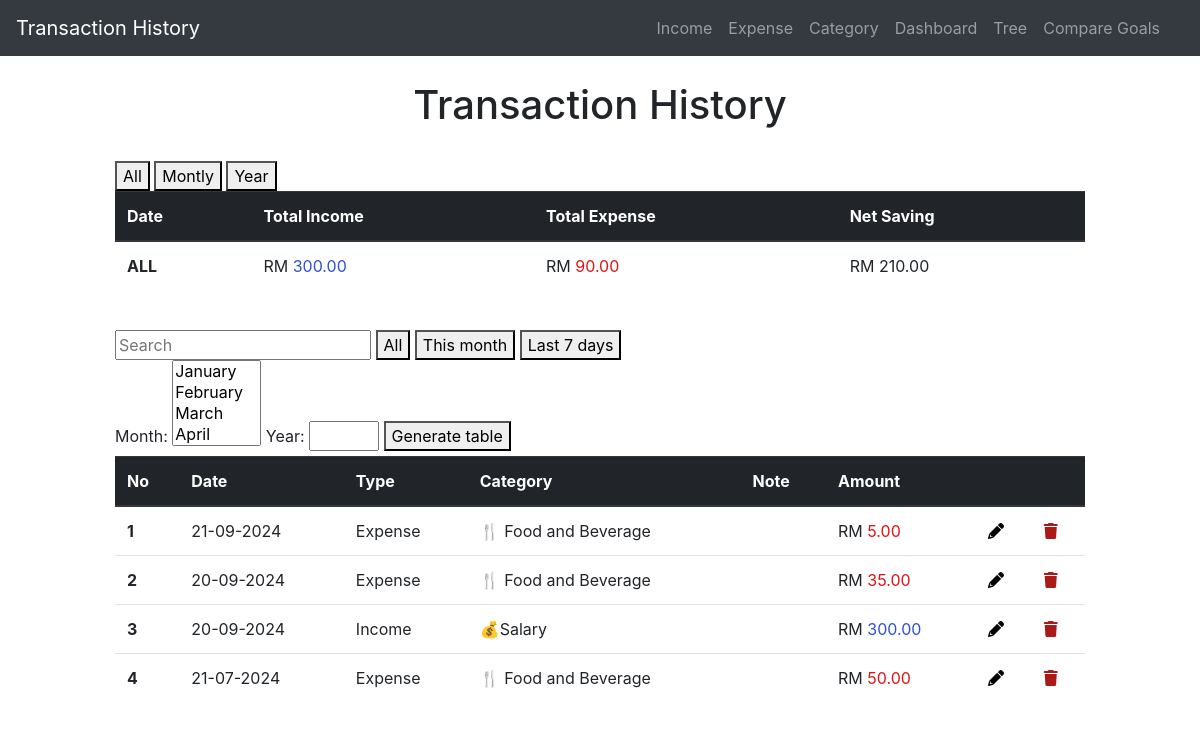
The page / on the database its author committed.
### application/models.py (models this page shows, shortened)
class add_expenses(db.Model):
    id = db.Column(db.Integer, primary_key=True)
    amount = db.Column(db.Double, nullable=False)
    category = db.Column(db.String(30),nullable=False)
    date = db.Column(db.DateTime, nullable=False)
    type = db.Column(db.String(10), nullable=False, default= 'Expense')
    nota = db.Column(db.String(15))

class add_incomes(db.Model):
    id = db.Column(db.Integer, primary_key=True)
    amount = db.Column(db.Double, nullable=False)
    category = db.Column(db.String(30),nullable=False)
    date = db.Column(db.DateTime, nullable=False)
    type = db.Column(db.String(10), nullable=False, default= 'Income')
    nota = db.Column(db.String(15))

### application/routes.py (the view)
@app.route('/', methods = ["POST", "GET"])
def index():
    expenses = add_expenses.query.order_by(add_expenses.date.desc()).all()
    incomes = add_incomes.query.order_by(add_incomes.date.desc()).all()
    entries = combine_table(expenses,incomes)
    sum_expenses = db.session.query(db.func.sum(add_expenses.amount)).all()
    sum_expense = [expense[0] if expense[0] is not None else 0 for expense in sum_expenses]
    sum_incomes = db.session.query(db.func.sum(add_incomes.amount)).all()
    sum_income = [income[0] if income[0] is not None else 0 for income in sum_incomes]
    net = [round(sum_income[0] - sum_expense[0], 2)]
    return render_template('index.html', title="Transaction history", entries=entries,  sum_expense=sum_expense, sum_income=sum_income, net=net)

### application/routes.py (called while the page is built)
def combine_table(expenses,incomes):
    entries = []
    for expense in expenses:
        entries.append({
            'id': expense.id,
            'date': expense.date,
            'type': expense.type,
            'category': expense.category,
            'amount': expense.amount,
            'nota': expense.nota
        })
    for income in incomes:
        entries.append({
            'id': income.id,
            'date': income.date,
            'type': income.type,
            'category': income.category,
            'amount': income.amount,
            'nota': income.nota
        })
    entries.sort(key=lambda x: x['date'], reverse=True)
    return entries

### application/templates/index.html (shortened to what this page needs)
{% extends 'layout.html' %}
{% block content %}
    <head>
        <link rel="stylesheet" href="https://cdnjs.cloudflare.com/ajax/libs/font-awesome/6.0.0-beta3/css/all.min.css">
    </head>
    <div class="col-sm-10 ml-auto mr-auto ">
       <center>
        <H1>Transaction History</H1>
       </center>
       <br>
       <section class="section">
            <div class="columns">
                <div class="column is-one-third is-offset-one-third">
                    <button type='button' hx-get="/net_all_table" hx-target="#net_table">All</button>
                    <button type='button' hx-get="/net_montly_table" hx-target="#net_table">Montly</button>
                    <button type='button' hx-get="/net_yearly_table" hx-target="#net_table">Year</button>
                </div>
            </div>
            <table class="table">
                <thead class="thead-dark">
                    <tr>
                        <th scope="col">Date</th>
                        <th scope="col">Total Income</th>
                        <th scope="col">Total Expense</th>
                        <th scope="col">Net Saving</th>
                    </tr>
                </thead>
                <tbody id="net_table" >
                    {% for expense in sum_expense %}
                    {% for income in sum_income %}
                    {% for net_save in net %}
                            <tr>
                                <th scope="row">ALL</th>
                                <td class="amount-field">RM <span style="color: rgb(49, 81, 207);">{{ "{:.2f}".format(income) }}</span></td>
                                <td class="amount-field">RM <span style="color: rgb(223, 20, 20);">{{ "{:.2f}".format(expense) }}</span></td>
                                <td class="amount-field">{{  'RM ' + "{:.2f}".format(net_save) }}</td>
                            </tr>
                    {% endfor %}
                    {% endfor %}
                    {% endfor %}
                </tbody>
            </table>
        </section>
        <br>
        <section class="section">
            <div class="columns">
                <div class="column is-one-third is-offset-one-third">
                    <form hx-post="/set" hx-target="#results" hx-swap="innerHTML">
                        <row>
                            <input type='text' class="input" placeholder="Search" name="q" hx-get="/search" hx-trigger="keyup changed delay:500ms" hx-target="#results">
                            <button type='button' hx-get="/default_table" hx-target="#results">All</button>
                            <button type='button' hx-get="/this_month_table" hx-target="#results">This month</button>
                            <button type='button' hx-get="/last_7days_table_income" hx-target="#results">Last 7 days</button>⠀⠀⠀⠀⠀⠀⠀⠀⠀⠀⠀⠀⠀⠀⠀⠀⠀⠀⠀⠀⠀⠀⠀⠀⠀⠀⠀⠀⠀⠀⠀⠀⠀⠀⠀⠀⠀⠀
                            <label for="month">Month:</label>
                            <select name="month" id="month" multiple>
                                <option value="1">January</option>
                                <option value="2">February</option>
                                <option value="3">March</option>
                                <option value="4">April</option>
                                <option value="5">May</option>
                            </select>
                            <label for="year">Year:</label>
                            <input type="number" id="year" name="year" class="input is-small", style="width: 70px;" required>
                            <button type="submit" class="input is-small">Generate table</button>
                        </row>
                    </form>
                </div>
            </div>
            <table class="table">
                <thead class="thead-dark">
                    <tr>
                        <th scope="col">No</th>
                        <th scope="col">Date</th>
                        <th scope="col">Type</th>
                        <th scope="col">Category</th>
                        <th scope="col">Note</th>
                        <th scope="col">Amount</th>
                        <th scope="col"></th>
                        <th scope="col"></th>
                    </tr>
                </thead>
                <tbody id="results">
                    {% for entry in entries %}
                            <tr>
                                <th scope="row">{{loop.index}}</th>
                                <td>{{entry.date.strftime("%d-%m-%Y")}}</td>
                                <td>{{entry.type}}</td>
                                <td>{{entry.category }}</td>
                                <td>{{entry.nota }}</td>
                                {% if entry.type == 'Expense' %}
                                <td class="amount-field">RM <span style="color: rgb(223, 20, 20);">{{ "{:.2f}".format(entry.amount) }}</span></td>
                                {% else %}
                                <td class="amount-field">RM <span style="color: rgb(49, 81, 207);">{{ "{:.2f}".format(entry.amount) }}</span></td>
                                {% endif %}
                                <td><a href="{{ url_for('get_record', entry_id=entry.id, entry_type = entry.type, entry_amount = entry.amount, entry_date = entry.date.strftime('%Y-%m-%d %H:%M:%S'),next=url_for('index')) }}"   class="edit" title="Edit" data-toggle="tooltip" id="1"><i class="fa fa-pencil" style="color: rgb(0, 0, 0);"></i></a></td>
                                <td><a href="{{ url_for('delete', entry_id=entry.id, entry_type = entry.type, entry_amount = entry.amount, entry_date = entry.date.strftime('%Y-%m-%d %H:%M:%S'), next=url_for('index')) }}" class="delete" title="Delete" data-toggle="tooltip" id="1"><i class="fa-solid fa-trash" style="color: rgb(172, 25, 25);"></i></a></td>
                            </tr>
                    {% endfor %}
                </tbody>
            </table>
        </section>
    </div>
{% endblock %}

### application/templates/layout.html (shortened to what this page needs)
<!DOCTYPE html>
<html lang="en">
<head>
    <link rel="stylesheet"
        href="https://maxcdn.bootstrapcdn.com/bootstrap/4.0.0/css/bootstrap.min.css"
        href="static/styles.css"
>
</head>
<body>
    <div class="container-fluid">
        <div class="row">
            <div class="col-md-12 p-0">
                <header class="mb-4">
                    <nav class="navbar navbar-expand-lg navbar-dark bg-dark">
                        <a class="navbar-brand" href="{{ url_for('index') }}">Transaction History</a>
                        <div class="collapse navbar-collapse" id="navbarNavAltMarkup">
                            <div class="navbar-nav ml-auto mr-3">
                                <a class="nav-item nav-link" href="{{ url_for('add_income') }}">Income</a>
                                <a class="nav-item nav-link" href="{{ url_for('add_expense') }}">Expense</a>
                                <a class="nav-item nav-link" href="{{ url_for('categoryy') }}">Category</a>
                                <a class="nav-item nav-link" href="{{ url_for('dashboard') }}">Dashboard</a>
                                <a class="nav-item nav-link" href="{{ url_for('tree') }}">Tree</a>
                                <a class="nav-item nav-link" href="{{ url_for('compare') }}">Compare Goals</a>
                            </div>
                        </div>
                    </nav>
                </header>
            </div>
        </div>
        <div class="row justify-content-center">
            <div class="col-md-10"></div>
                {% block content %}{% endblock %}
            </div>
        </div>
</body>
</html>

### rows shown on the page
add_expenses: date "21-09-2024", type "Expense", category "🍴 Food and Beverage", amount "5.00"
add_expenses: date "20-09-2024", type "Expense", category "🍴 Food and Beverage", amount "35.00"
add_incomes: date "20-09-2024", type "Income", category "💰Salary", amount "300.00"
add_expenses: date "21-07-2024", type "Expense", category "🍴 Food and Beverage", amount "50.00"

### other values the page prints
{{ "{:.2f}".format(income) }} "300.00"
{{ "{:.2f}".format(expense) }} "90.00"
{{ 'RM ' + "{:.2f}".format(net_save) }} "RM 210.00"
